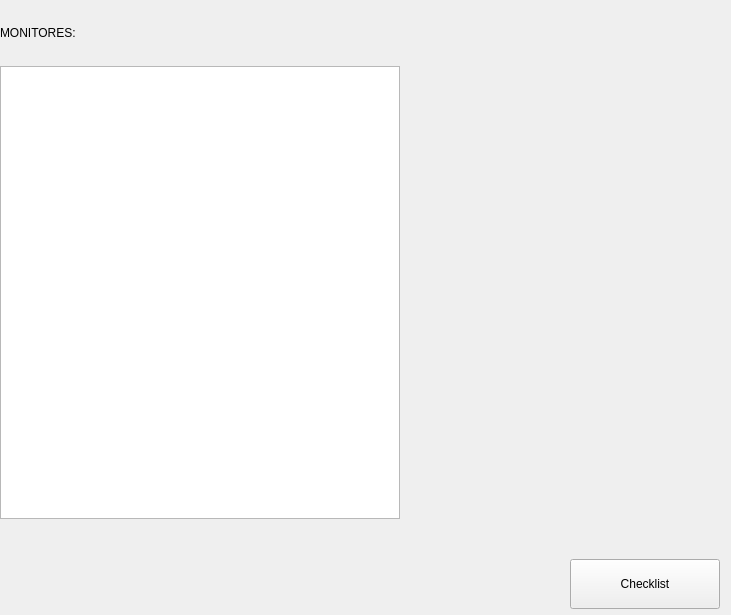
                     <widget class="QWidget" name="monitores_page">
                      <layout class="QGridLayout" name="gridLayout_7">
                       <property name="leftMargin">
                        <number>0</number>
                       </property>
                       <property name="topMargin">
                        <number>0</number>
                       </property>
                       <property name="bottomMargin">
                        <number>6</number>
                       </property>
                       <property name="spacing">
                        <number>0</number>
                       </property>
                       <item row="1" column="0">
                        <spacer name="horizontalSpacer_4">
                         <property name="orientation">
                          <enum>Qt::Horizontal</enum>
                         </property>
                         <property name="sizeHint" stdset="0">
                          <size>
                           <width>40</width>
                           <height>20</height>
                          </size>
                         </property>
                        </spacer>
                       </item>
                       <item row="0" column="0" colspan="2">
                        <layout class="QGridLayout" name="gridLayout_6">
                         <item row="1" column="1">
                          <widget class="QLabel" name="monitorI_lbl">
                           <property name="minimumSize">
                            <size>
                             <width>280</width>
                             <height>66</height>
                            </size>
                           </property>
                           <property name="maximumSize">
                            <size>
                             <width>280</width>
                             <height>66</height>
                            </size>
                           </property>
                           <property name="font">
                            <font>
                             <family>Segoe UI</family>
                             <pointsize>-1</pointsize>
                             <italic>false</italic>
                             <bold>false</bold>
                            </font>
                           </property>
                           <property name="styleSheet">
                            <string notr="true">QLabel { font-size: 48px; color: rgb(113, 126, 149); padding-left: 10px; padding-right: 10px; padding-bottom: 2px; }</string>
                           </property>
                           <property name="text">
                            <string/>
                           </property>
                          </widget>
                         </item>
                         <item row="2" column="1">
                          <spacer name="verticalSpacer_2">
                           <property name="orientation">
                            <enum>Qt::Vertical</enum>
                           </property>
                           <property name="sizeType">
                            <enum>QSizePolicy::Preferred</enum>
                           </property>
                           <property name="sizeHint" stdset="0">
                            <size>
                             <width>20</width>
                             <height>40</height>
                            </size>
                           </property>
                          </spacer>
                         </item>
                         <item row="1" column="0" rowspan="2">
                          <widget class="QTableWidget" name="monitores_tbl">
                           <property name="sizePolicy">
                            <sizepolicy hsizetype="Expanding" vsizetype="Expanding">
                             <horstretch>0</horstretch>
                             <verstretch>0</verstretch>
                            </sizepolicy>
                           </property>
                           <property name="minimumSize">
                            <size>
                             <width>400</width>
                             <height>453</height>
                            </size>
                           </property>
                           <property name="maximumSize">
                            <size>
                             <width>400</width>
                             <height>600</height>
                            </size>
                           </property>
                          </widget>
                         </item>
                         <item row="0" column="0">
                          <widget class="QLabel" name="monitor_lbl">
                           <property name="sizePolicy">
                            <sizepolicy hsizetype="Expanding" vsizetype="Expanding">
                             <horstretch>0</horstretch>
                             <verstretch>0</verstretch>
                            </sizepolicy>
                           </property>
                           <property name="minimumSize">
                            <size>
                             <width>280</width>
                             <height>66</height>
                            </size>
                           </property>
                           <property name="maximumSize">
                            <size>
                             <width>280</width>
                             <height>66</height>
                            </size>
                           </property>
                           <property name="text">
                            <string>MONITORES:</string>
                           </property>
                          </widget>
                         </item>
                         <item row="1" column="2">
                          <spacer name="horizontalSpacer_3">
                           <property name="orientation">
                            <enum>Qt::Horizontal</enum>
                           </property>
                           <property name="sizeType">
                            <enum>QSizePolicy::Expanding</enum>
                           </property>
                           <property name="sizeHint" stdset="0">
                            <size>
                             <width>40</width>
                             <height>20</height>
                            </size>
                           </property>
                          </spacer>
                         </item>
                         <item row="4" column="0">
                          <spacer name="verticalSpacer_3">
                           <property name="orientation">
                            <enum>Qt::Vertical</enum>
                           </property>
                           <property name="sizeType">
                            <enum>QSizePolicy::Expanding</enum>
                           </property>
                           <property name="sizeHint" stdset="0">
                            <size>
                             <width>20</width>
                             <height>40</height>
                            </size>
                           </property>
                          </spacer>
                         </item>
                        </layout>
                       </item>
                       <item row="1" column="1">
                        <widget class="QPushButton" name="checklist_btn">
                         <property name="sizePolicy">
                          <sizepolicy hsizetype="Minimum" vsizetype="Maximum">
                           <horstretch>0</horstretch>
                           <verstretch>0</verstretch>
                          </sizepolicy>
                         </property>
                         <property name="minimumSize">
                          <size>
                           <width>150</width>
                           <height>50</height>
                          </size>
                         </property>
                         <property name="maximumSize">
                          <size>
                           <width>150</width>
                           <height>50</height>
                          </size>
                         </property>
                         <property name="text">
                          <string>Checklist</string>
                         </property>
                        </widget>
                       </item>
                      </layout>
                     </widget>
